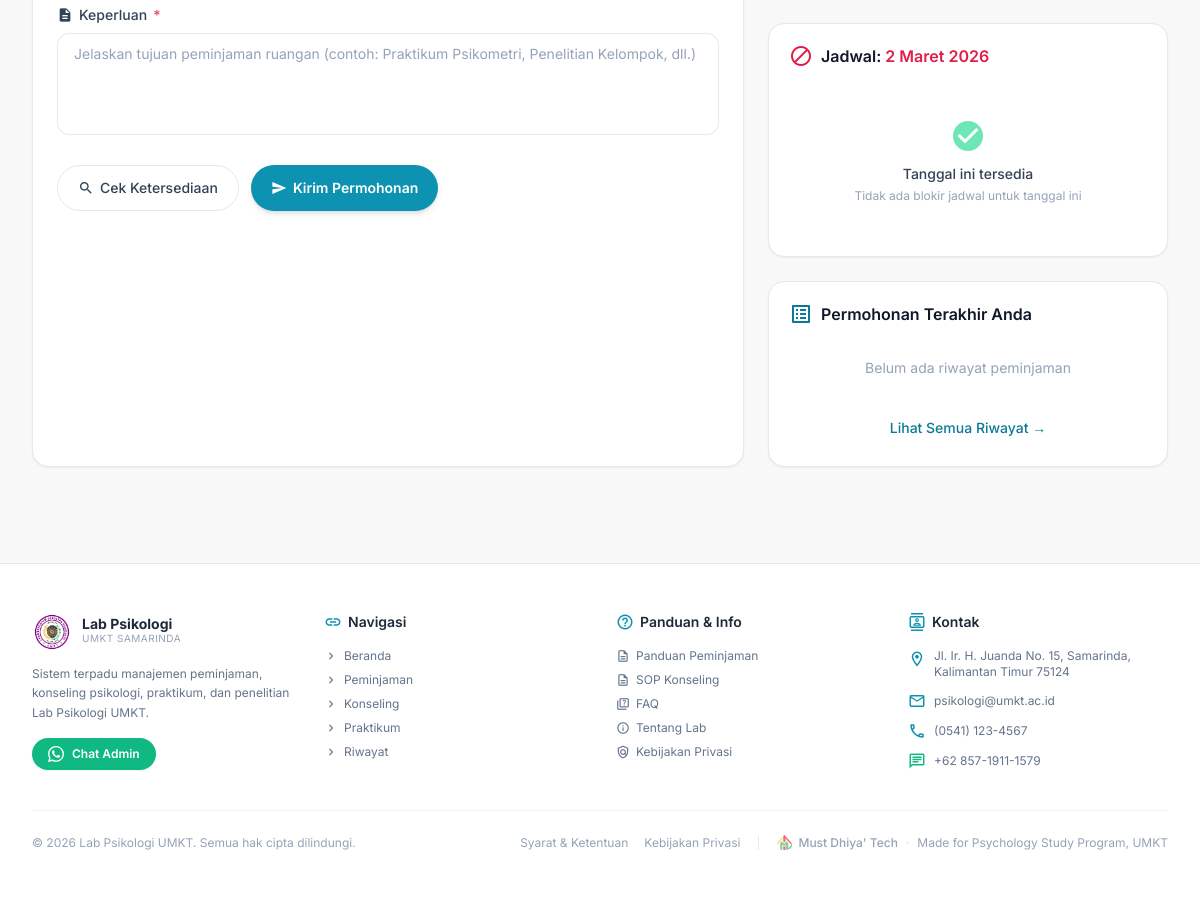
The page /peminjaman/ (signed in, lower part) on the database as committed earlier.
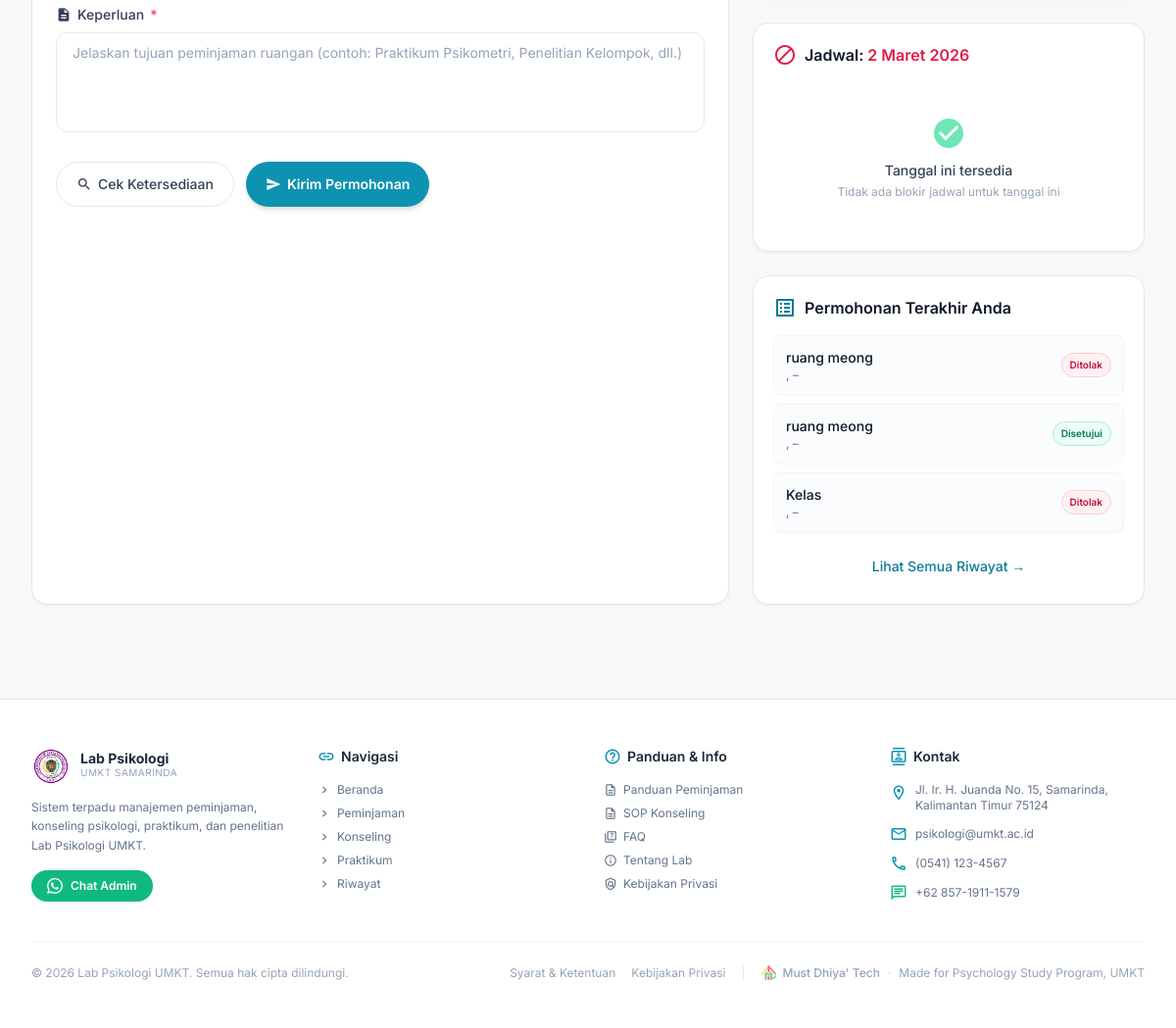
The same page on the database as committed later.
### rooms/models.py (models this page shows, shortened)
class RoomBooking(TimeStampedModel):
    STATUS_CHOICES = (
        ('pending',   'Pending'),
        ('approved',  'Disetujui'),
        ('declined',  'Ditolak'),
        ('cancelled', 'Dibatalkan'),
        ('completed', 'Selesai'),
    )
    user  = models.ForeignKey(User,  on_delete=models.CASCADE,  related_name='room_bookings')
    room  = models.ForeignKey(Room,  on_delete=models.PROTECT,  related_name='bookings')
    date_start = models.DateField(verbose_name='Tanggal Mulai')
    date_end   = models.DateField(verbose_name='Tanggal Selesai')
    participants = models.PositiveIntegerField(
        validators=[MinValueValidator(1)],
        verbose_name='Jumlah Peserta',
    )
    purpose = models.TextField(verbose_name='Keperluan')
    status      = models.CharField(max_length=20, choices=STATUS_CHOICES, default='pending')
    admin_notes = models.TextField(blank=True, null=True)
    approved_by = models.ForeignKey(
        User,
        on_delete=models.SET_NULL,
        null=True, blank=True,
        related_name='approved_room_bookings',
    )
    approved_at = models.DateTimeField(null=True, blank=True)
    class Meta:
        ordering = ['-date_start']
        verbose_name       = 'Room Booking'
        verbose_name_plural = 'Room Bookings'
        indexes = [
            models.Index(fields=['date_start', 'room']),
            models.Index(fields=['date_end',   'room']),
            models.Index(fields=['status']),
        ]
    @property
    def duration_days(self):
        return (self.date_end - self.date_start).days + 1
    @property
    def is_single_day(self):
        return self.date_start == self.date_end

class Room(TimeStampedModel):
    ROOM_TYPE_CHOICES = (
        ('lab',     'Laboratorium'),
        ('class',   'Kelas / Ruang Teori'),
        ('office',  'Ruang Kantor'),
        ('other',   'Lainnya'),
    )
    code        = models.CharField(max_length=10, unique=True)
    name        = models.CharField(max_length=100)
    room_type   = models.CharField(
        max_length=20,
        choices=ROOM_TYPE_CHOICES,
        default='lab',
    )
    capacity    = models.PositiveIntegerField(validators=[MinValueValidator(1)])
    description = models.TextField(blank=True, null=True)
    is_active   = models.BooleanField(default=True)
    class Meta:
        ordering = ['code']
        verbose_name = 'Room'
        verbose_name_plural = 'Rooms'

### rooms/views.py (the view)
# urls.py: path('peminjaman/', PeminjamRuanganView.as_view(),                    name='peminjaman'),
class PeminjamRuanganView(LoginRequiredMixin, TemplateView):
    template_name = 'pemriwMain.html'
    def get_context_data(self, **kwargs):
        ctx = super().get_context_data(**kwargs)
        user = self.request.user
        ctx['room_list'] = Room.objects.filter(
            is_active=True,
            room_type='lab'
        ).order_by('code')
        ctx['recent_bookings'] = RoomBooking.objects.filter(
            user=user
        ).select_related('room').order_by('-date_start')[:5]
        ctx['stats'] = {
            'pending':  RoomBooking.objects.filter(user=user, status='pending').count(),
            'approved': RoomBooking.objects.filter(user=user, status='approved').count(),
        }
        ctx['history_room_bookings'] = RoomBooking.objects.filter(
            user=user
        ).select_related('room').order_by('-created_at')
        ctx['history_tool_rentals'] = ToolRental.objects.filter(
            user=user
        ).select_related('tool').order_by('-created_at')
        return ctx

### accounts/models.py (called while the page is built)
    def get_full_name(self):
        return f"{self.first_name} {self.last_name}".strip() or self.username

    @property
    def is_umkt(self):
        return self.user_type == 'umkt'

### core/context_processors.py (called while the page is built)
def media_url(request):
    return {
        'MEDIA_URL': settings.MEDIA_URL,
    }

### templates/pemriwMain.html (shortened to what this page needs)
{% extends "base.html" %}
{% load static %}
{% block content %}
<main class="max-w-7xl mx-auto px-4 sm:px-6 lg:px-8 py-8 space-y-6">
  <div id="section-room" class="module-section">
    <div class="grid lg:grid-cols-[1fr_400px] gap-6">
      <div class="rounded-2xl border border-slate-200 dark:border-slate-700 bg-white dark:bg-slate-800 shadow-sm p-6 space-y-6">
        <form method="post" action="#" class="space-y-4" id="room-form" onsubmit="handleRoomSubmit(event)">
          <div class="space-y-1.5">
            <label for="purpose" class="flex items-center gap-1.5 text-sm font-medium text-slate-700 dark:text-slate-300">
              <span class="material-icons text-base">description</span>
              Keperluan
              <span class="text-rose-500 dark:text-rose-400">*</span>
            </label>
            <textarea id="purpose" name="purpose" rows="4" required placeholder="Jelaskan tujuan peminjaman ruangan (contoh: Praktikum Psikometri, Penelitian Kelompok, dll.)" class="w-full rounded-xl border border-slate-200 dark:border-slate-600 bg-white dark:bg-slate-900 px-4 py-2.5 text-sm text-slate-900 dark:text-slate-200 placeholder:text-slate-400 dark:placeholder:text-slate-500 focus:border-primary-400 dark:focus:border-primary-500 focus:ring-2 focus:ring-primary-100 dark:focus:ring-primary-900/50 transition resize-none"></textarea>
          </div>
          <div class="flex flex-wrap gap-3 pt-2">
            <button type="button" onclick="checkAvailability()" class="inline-flex items-center gap-1.5 rounded-full border border-slate-200 dark:border-slate-600 bg-white dark:bg-slate-800 hover:bg-slate-50 dark:hover:bg-slate-700 text-slate-700 dark:text-slate-300 font-medium text-sm px-5 py-2.5 transition">
              <span class="material-icons text-base">search</span>
              Cek Ketersediaan
            </button>
            <button type="submit" class="inline-flex items-center gap-1.5 rounded-full bg-primary-500 dark:bg-primary-600 hover:bg-primary-600 dark:hover:bg-primary-700 text-white font-semibold text-sm px-5 py-2.5 shadow-md hover:shadow-lg transition">
              <span class="material-icons text-base">send</span>
              Kirim Permohonan
            </button>
          </div>
        </form>
      </div>
      {% include 'pemCalendarinclude.html' %}
    </div>
  </div>
</main>
{% endblock content %}

### templates/pemCalendarinclude.html (shortened to what this page needs)
<div class="space-y-6">
  <div class="rounded-2xl border border-slate-200 dark:border-slate-700
              bg-white dark:bg-slate-800 shadow-sm p-5 space-y-4">
    <h3 class="text-base font-semibold text-slate-900 dark:text-slate-100 flex items-center gap-2">
      <span class="material-icons text-rose-600 dark:text-rose-400">block</span>
      <span>Jadwal: <span id="cal-selected-label" class="text-rose-600 dark:text-rose-400">—</span></span>
    </h3>
    <div id="cal-schedule-empty" class="hidden text-center py-8">
      <span class="material-icons text-4xl text-emerald-300 dark:text-emerald-600 mb-2 block">check_circle</span>
      <p class="text-sm font-medium text-slate-700 dark:text-slate-300 mb-1">Tanggal ini tersedia</p>
      <p class="text-xs text-slate-400 dark:text-slate-500">Tidak ada blokir jadwal untuk tanggal ini</p>
    </div>
  </div>
  <div class="rounded-2xl border border-slate-200 dark:border-slate-700
              bg-white dark:bg-slate-800 shadow-sm p-5 space-y-4">
    <h3 class="text-base font-semibold text-slate-900 dark:text-slate-100 flex items-center gap-2">
      <span class="material-icons text-primary-600 dark:text-primary-400">list_alt</span>
      Permohonan Terakhir Anda
    </h3>
    <div class="space-y-2" id="recent-bookings-list">
      {% if recent_bookings %}
        {% for b in recent_bookings %}
        <div class="rounded-lg border border-slate-100 dark:border-slate-700
                    bg-slate-50/50 dark:bg-slate-900/50 p-3
                    hover:bg-slate-50 dark:hover:bg-slate-700/50 transition cursor-pointer"
             onclick="switchModule('history')">
          <div class="flex items-center justify-between gap-3">
            <div class="flex-1 min-w-0">
              <p class="text-sm font-medium text-slate-900 dark:text-slate-100 truncate">
                {{ b.room.name }}
              </p>
              <p class="text-xs text-slate-500 dark:text-slate-400">
                {{ b.date|date:"d M Y" }}, {{ b.start_time|time:"H:i" }} – {{ b.end_time|time:"H:i" }}
              </p>
            </div>
            <span class="inline-flex items-center px-2 py-1 rounded-full text-[10px]
                         font-semibold whitespace-nowrap
                         {% if b.status == 'approved' %}
                           bg-emerald-50 dark:bg-emerald-900/30
                           text-emerald-700 dark:text-emerald-300
                           border border-emerald-200 dark:border-emerald-800
                         {% elif b.status == 'pending' %}
                           bg-amber-50 dark:bg-amber-900/30
                           text-amber-700 dark:text-amber-300
                           border border-amber-200 dark:border-amber-800
                         {% else %}
                           bg-rose-50 dark:bg-rose-900/30
                           text-rose-700 dark:text-rose-300
                           border border-rose-200 dark:border-rose-800
                         {% endif %}">
              {{ b.get_status_display }}
            </span>
          </div>
        </div>
        {% endfor %}
      {% else %}
        <p class="text-sm text-slate-400 dark:text-slate-500 text-center py-4">
          Belum ada riwayat peminjaman
        </p>
      {% endif %}
    </div>
    <button onclick="switchModule('history')"
            class="w-full text-center text-sm text-primary-600 dark:text-primary-400
                   hover:text-primary-700 dark:hover:text-primary-300 font-medium py-2
                   hover:bg-primary-50 dark:hover:bg-primary-900/30 rounded-lg transition">
      Lihat Semua Riwayat →
    </button>
  </div>
</div>

Rows that differ between the two databases and show on the page:
added RoomBooking: room.name "ruang meong", status "Ditolak"
added RoomBooking: room.name "ruang meong", status "Disetujui"
added RoomBooking: room.name "Kelas", status "Ditolak"
Other text that changed with them:
text no longer shown: "Belum ada riwayat peminjaman"
